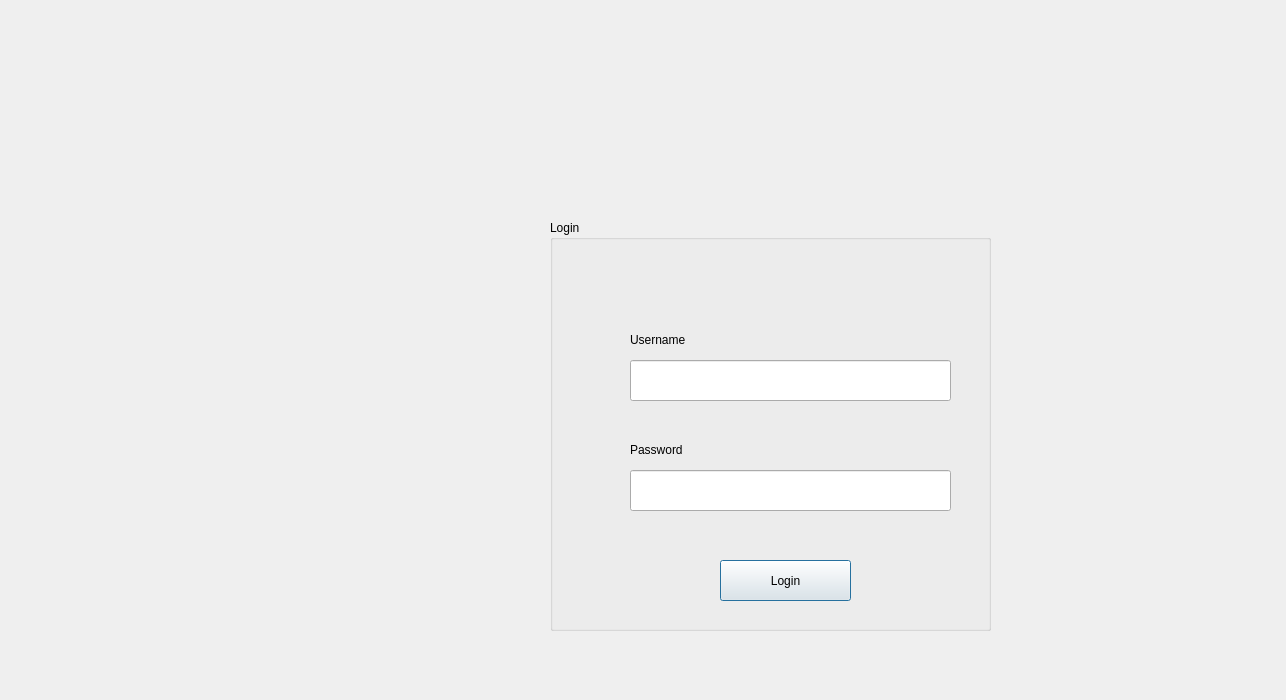
<?xml version="1.0" encoding="UTF-8"?>
<ui version="4.0">
 <class>loginWindow</class>
 <widget class="QDialog" name="loginWindow">
  <property name="geometry">
   <rect>
    <x>0</x>
    <y>0</y>
    <width>1286</width>
    <height>700</height>
   </rect>
  </property>
  <property name="windowTitle">
   <string>Dialog</string>
  </property>
  <widget class="QGroupBox" name="groupBox">
   <property name="geometry">
    <rect>
     <x>550</x>
     <y>220</y>
     <width>441</width>
     <height>411</height>
    </rect>
   </property>
   <property name="title">
    <string>Login</string>
   </property>
   <widget class="QLabel" name="username_lable">
    <property name="geometry">
     <rect>
      <x>80</x>
      <y>110</y>
      <width>71</width>
      <height>20</height>
     </rect>
    </property>
    <property name="text">
     <string>Username</string>
    </property>
   </widget>
   <widget class="QLabel" name="Password_label">
    <property name="geometry">
     <rect>
      <x>80</x>
      <y>220</y>
      <width>63</width>
      <height>20</height>
     </rect>
    </property>
    <property name="text">
     <string>Password</string>
    </property>
   </widget>
   <widget class="QLineEdit" name="username_lineEdit">
    <property name="geometry">
     <rect>
      <x>80</x>
      <y>140</y>
      <width>321</width>
      <height>41</height>
     </rect>
    </property>
   </widget>
   <widget class="QLineEdit" name="Password_lineEdit">
    <property name="geometry">
     <rect>
      <x>80</x>
      <y>250</y>
      <width>321</width>
      <height>41</height>
     </rect>
    </property>
   </widget>
   <widget class="QPushButton" name="login_button">
    <property name="geometry">
     <rect>
      <x>170</x>
      <y>340</y>
      <width>131</width>
      <height>41</height>
     </rect>
    </property>
    <property name="text">
     <string>Login</string>
    </property>
   </widget>
  </widget>
 </widget>
 <resources/>
 <connections/>
</ui>
